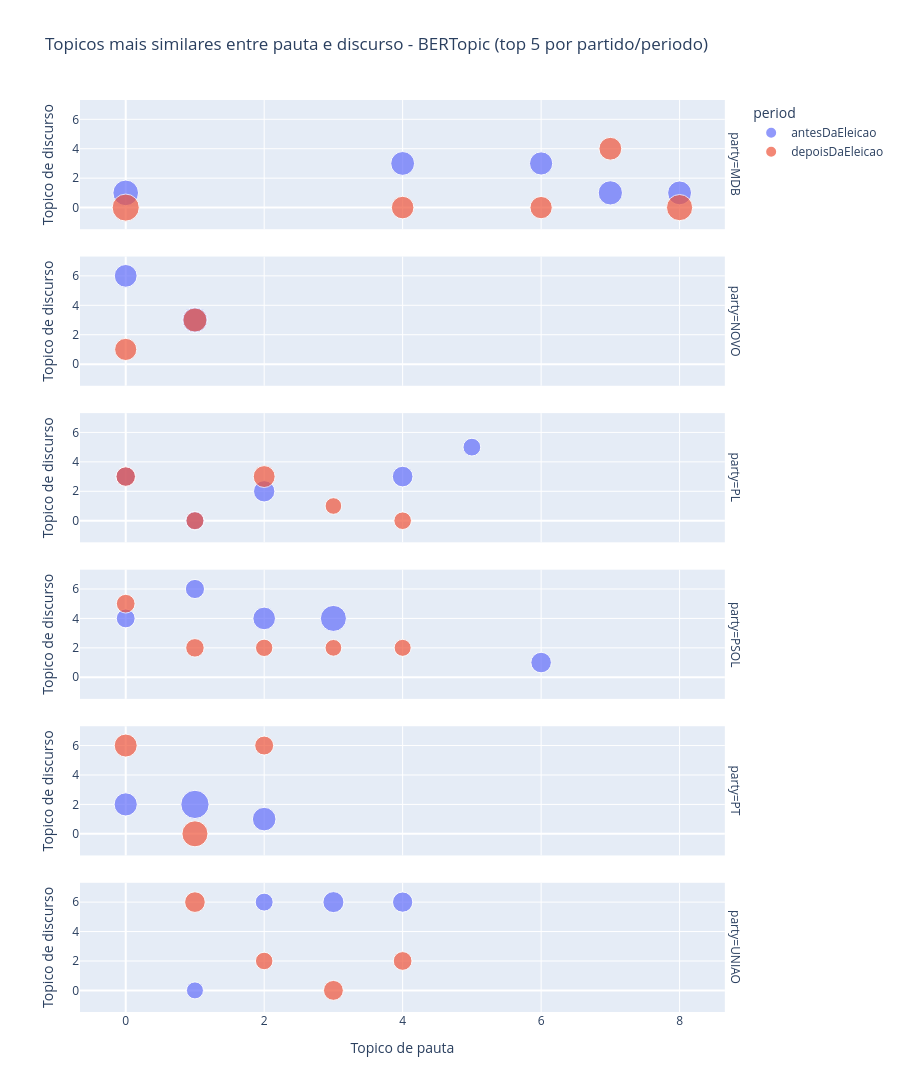

The notebook cell this image was saved under:
### Code cell
fig = px.scatter(
    top_matches,
    x="agenda_topic",
    y="discourse_topic",
    size="cosine_similarity",
    color="period",
    facet_row="party",
    title="Topicos mais similares entre pauta e discurso - BERTopic (top 5 por partido/periodo)",
    labels={"agenda_topic": "Topico de pauta", "discourse_topic": "Topico de discurso"},
    hover_data=["cosine_similarity", "agenda_terms", "discourse_terms"],
)
fig.update_layout(height=220 * len(PARTIES))
fig.show()

### Figure 1 — Plotly figure (JSON) as saved in the notebook; plotly's stock layout.template omitted (floating-point values rounded to 4 significant figures)
{"data": [{"customdata": [[0.6304, "0.656*\"caminho brasil país\" + 0.638*\"pensar brasil\" + 0.600*\"ulysses guimarães mdb\" + 0.598*\"precisar pensar brasil\" + 0.583*\"guimarães mdb\" + 0.578*\"brasil país causar\" + 0.555*\"brasil precisar pensar\" + 0.553*\"encontro\" + 0.550*\"brasil país\" + 0.546*\"brasil precisar\"", "0.014*\"mdb\" + 0.008*\"brasil\" + 0.006*\"grande\" + 0.006*\"votar\" + 0.006*\"orientar\" + 0.006*\"público\" + 0.006*\"lei\" + 0.006*\"hoje\" + 0.006*\"ano\" + 0.006*\"sr_presidente\""], [0.5632, "0.617*\"caminho brasil principal\" + 0.581*\"brasil principal ideia\" + 0.557*\"ideia propor político\" + 0.550*\"prioritário\" + 0.540*\"propor político iniciativa\" + 0.538*\"apresentar\" + 0.535*\"compartilhar\" + 0.532*\"ideia propor\" + 0.530*\"implementação\" + 0.529*\"inclusão\"", "0.014*\"mdb\" + 0.008*\"brasil\" + 0.006*\"grande\" + 0.006*\"votar\" + 0.006*\"orientar\" + 0.006*\"público\" + 0.006*\"lei\" + 0.006*\"hoje\" + 0.006*\"ano\" + 0.006*\"sr_presidente\""], [0.5459, "0.749*\"precisar pensar brasil\" + 0.739*\"pensar brasil\" + 0.731*\"brasil precisar pensar\" + 0.665*\"precisar pensar\" + 0.652*\"pensar\" + 0.595*\"pensamento\" + 0.593*\"brasil precisar\" + 0.583*\"caminho brasil país\" + 0.569*\"projeto\" + 0.561*\"brasil país\"", "0.014*\"mdb\" + 0.008*\"brasil\" + 0.006*\"grande\" + 0.006*\"votar\" + 0.006*\"orientar\" + 0.006*\"público\" + 0.006*\"lei\" + 0.006*\"hoje\" + 0.006*\"ano\" + 0.006*\"sr_presidente\""], [0.5442, "0.619*\"sustentabilidade\" + 0.584*\"sustentável\" + 0.562*\"responsabilidade\" + 0.544*\"brasil apresentar\" + 0.541*\"importante\" + 0.539*\"meio ambiente\" + 0.538*\"competitividade\" + 0.531*\"atualmente\" + 0.529*\"liderança\" + 0.526*\"governança\"", "0.008*\"recurso\" + 0.008*\"povo\" + 0.007*\"real\" + 0.007*\"todo\" + 0.007*\"brasileiro\" + 0.006*\"grande\" + 0.005*\"receber\" + 0.005*\"maranhão\" + 0.005*\"milhão\" + 0.005*\"estado\""], [0.515, "0.600*\"caminho brasil principal\" + 0.592*\"brasil principal ideia\" + 0.574*\"qualidade educação\" + 0.566*\"aprendizagem\" + 0.560*\"educação básico\" + 0.543*\"necessário\" + 0.543*\"estimular\" + 0.539*\"ensino\" + 0.533*\"formação continuar\" + 0.533*\"brasil principal\"", "0.008*\"recurso\" + 0.008*\"povo\" + 0.007*\"real\" + 0.007*\"todo\" + 0.007*\"brasileiro\" + 0.006*\"grande\" + 0.005*\"receber\" + 0.005*\"maranhão\" + 0.005*\"milhão\" + 0.005*\"estado\""]], "hovertemplate": "period=antesDaEleicao<br>party=MDB<br>Topico de pauta=%{x}<br>Topico de discurso=%{y}<br>cosine_similarity=%{customdata[0]}<br>agenda_terms=%{customdata[1]}<br>discourse_terms=%{customdata[2]}<extra></extra>", "legendgroup": "antesDaEleicao", "marker": {"color": "#636efa", "size": [0.6304, 0.5632, 0.5459, 0.5442, 0.515], "sizemode": "area", "sizeref": 0.001915, "symbol": "circle"}, "mode": "markers", "name": "antesDaEleicao", "orientation": "v", "showlegend": true, "type": "scatter", "x": [0, 7, 8, 4, 6], "xaxis": "x6", "y": [1, 1, 1, 3, 3], "yaxis": "y6"}, {"customdata": [[0.6263, "0.619*\"preciso sair indignação\" + 0.589*\"insustentável partido\" + 0.581*\"político desacreditar surgia\" + 0.571*\"insustentável partido político\" + 0.566*\"insustentável\" + 0.562*\"indignação ação diagnóstico\" + 0.560*\"novo governo\" + 0.555*\"preciso sair\" + 0.550*\"tornar estado seguro\" + 0.550*\"gir reeleger mina\"", "0.008*\"hoje\" + 0.008*\"pessoa\" + 0.007*\"parlamentar\" + 0.007*\"sessão\" + 0.007*\"novo\" + 0.005*\"todo\" + 0.005*\"dar\" + 0.005*\"político\" + 0.004*\"pec\" + 0.004*\"tanto\""], [0.4966, "0.591*\"participe diretório\" + 0.591*\"organizar evento novo\" + 0.576*\"org br participe\" + 0.568*\"participar capital eleger\" + 0.567*\"existir salvador pátria\" + 0.564*\"eleição\" + 0.562*\"organizar evento\" + 0.562*\"possibilidade candidatura\" + 0.559*\"pensamento\" + 0.555*\"organizar\"", "0.009*\"emenda\" + 0.008*\"novo\" + 0.007*\"país\" + 0.007*\"brasil\" + 0.007*\"saúde\" + 0.006*\"sr_presidente\" + 0.006*\"projeto\" + 0.005*\"todo\" + 0.005*\"parlamentar\" + 0.005*\"matéria\""]], "hovertemplate": "period=antesDaEleicao<br>party=NOVO<br>Topico de pauta=%{x}<br>Topico de discurso=%{y}<br>cosine_similarity=%{customdata[0]}<br>agenda_terms=%{customdata[1]}<br>discourse_terms=%{customdata[2]}<extra></extra>", "legendgroup": "antesDaEleicao", "marker": {"color": "#636efa", "size": [0.6263, 0.4966], "sizemode": "area", "sizeref": 0.001915, "symbol": "circle"}, "mode": "markers", "name": "antesDaEleicao", "orientation": "v", "showlegend": false, "type": "scatter", "x": [1, 0], "xaxis": "x5", "y": [3, 6], "yaxis": "y5"}, {"customdata": [[0.4361, "0.673*\"partido liberal entender\" + 0.673*\"liberal entender\" + 0.610*\"partido liberal\" + 0.602*\"liberal\" + 0.588*\"democracia liberdade\" + 0.570*\"entender\" + 0.567*\"partido liberal pl\" + 0.560*\"compreender\" + 0.552*\"cidadão brasileiro\" + 0.551*\"empreendedorismo\"", "0.011*\"governo\" + 0.011*\"todo\" + 0.011*\"brasil\" + 0.010*\"brasileiro\" + 0.010*\"povo\" + 0.010*\"país\" + 0.008*\"votar\" + 0.007*\"dar\" + 0.006*\"pl\" + 0.006*\"sim\""], [0.4077, "0.697*\"família\" + 0.642*\"aviso\" + 0.640*\"social\"", "0.006*\"todo\" + 0.006*\"grande\" + 0.005*\"mulher\" + 0.005*\"pl\" + 0.004*\"outro\" + 0.004*\"público\" + 0.004*\"sr_presidente\" + 0.004*\"sociedade\" + 0.004*\"família\" + 0.004*\"país\""], [0.3613, "0.589*\"defendir\" + 0.577*\"liberal\" + 0.562*\"bem comum\" + 0.562*\"partido liberal\" + 0.554*\"partido liberal pl\" + 0.550*\"liberal pl\" + 0.545*\"considerar\" + 0.543*\"poder\" + 0.529*\"expressão\" + 0.528*\"propriedade\"", "0.006*\"todo\" + 0.006*\"grande\" + 0.005*\"mulher\" + 0.005*\"pl\" + 0.004*\"outro\" + 0.004*\"público\" + 0.004*\"sr_presidente\" + 0.004*\"sociedade\" + 0.004*\"família\" + 0.004*\"país\""], [0.3322, "0.710*\"www sebrae br\" + 0.686*\"https www sebrae\" + 0.667*\"www sebrae\" + 0.607*\"endereço\" + 0.604*\"sebrae br\" + 0.600*\"sebrae br portalcf\" + 0.582*\"abertura\" + 0.577*\"site\" + 0.563*\"edital disponível\" + 0.560*\"disponível exclusivamente site\"", "0.009*\"todo\" + 0.007*\"pl\" + 0.007*\"sr_presidente\" + 0.005*\"ano\" + 0.005*\"pessoa\" + 0.005*\"país\" + 0.005*\"brasil\" + 0.004*\"mulher\" + 0.004*\"sobre\" + 0.004*\"pt\""], [0.3022, "0.679*\"avançar agenda empregabilidade\" + 0.676*\"edital disponível\" + 0.664*\"agenda empregabilidade jovem\" + 0.663*\"encontrar disponível\" + 0.655*\"agenda empregabilidade\" + 0.654*\"disponível\" + 0.640*\"saúde educação\" + 0.632*\"dar acesso\" + 0.630*\"educacional\" + 0.626*\"disponível exclusivamente site\"", "0.007*\"brasil\" + 0.007*\"pessoa\" + 0.006*\"ano\" + 0.005*\"saúde\" + 0.005*\"todo\" + 0.005*\"projeto\" + 0.004*\"pl\" + 0.004*\"primeiro\" + 0.004*\"voto\" + 0.004*\"brasileiro\""]], "hovertemplate": "period=antesDaEleicao<br>party=PL<br>Topico de pauta=%{x}<br>Topico de discurso=%{y}<br>cosine_similarity=%{customdata[0]}<br>agenda_terms=%{customdata[1]}<br>discourse_terms=%{customdata[2]}<extra></extra>", "legendgroup": "antesDaEleicao", "marker": {"color": "#636efa", "size": [0.4361, 0.4077, 0.3613, 0.3322, 0.3022], "sizemode": "area", "sizeref": 0.001915, "symbol": "circle"}, "mode": "markers", "name": "antesDaEleicao", "orientation": "v", "showlegend": false, "type": "scatter", "x": [2, 4, 0, 1, 5], "xaxis": "x4", "y": [2, 3, 3, 0, 5], "yaxis": "y4"}, {"customdata": [[0.6492, "0.574*\"reivindicar\" + 0.569*\"movimento social\" + 0.546*\"povo indígena\" + 0.546*\"racismo\" + 0.540*\"social\" + 0.537*\"trabalhadora\" + 0.532*\"precarização\" + 0.530*\"oprimir\" + 0.522*\"igualdade\" + 0.511*\"luta\"", "0.015*\"povo\" + 0.013*\"direito\" + 0.008*\"político\" + 0.008*\"social\" + 0.007*\"governo\" + 0.006*\"psol\" + 0.005*\"indígena\" + 0.005*\"servidor\" + 0.005*\"vida\" + 0.005*\"hoje\""], [0.4898, "0.617*\"compreender\" + 0.604*\"oprimir\" + 0.602*\"disputar\" + 0.598*\"luta social\" + 0.595*\"defesa\" + 0.594*\"movimento social\" + 0.591*\"necessário\"", "0.015*\"povo\" + 0.013*\"direito\" + 0.008*\"político\" + 0.008*\"social\" + 0.007*\"governo\" + 0.006*\"psol\" + 0.005*\"indígena\" + 0.005*\"servidor\" + 0.005*\"vida\" + 0.005*\"hoje\""], [0.4045, "0.580*\"desigualdade\" + 0.574*\"capitalismo\" + 0.562*\"capitalista\" + 0.558*\"construir\" + 0.557*\"periferia\" + 0.555*\"racismo\" + 0.554*\"transição ecológico\" + 0.552*\"alternativo\" + 0.549*\"poder\" + 0.548*\"social\"", "0.009*\"cultura\" + 0.008*\"país\" + 0.008*\"psol\" + 0.008*\"governo\" + 0.007*\"bolsonaro\" + 0.006*\"povo\" + 0.005*\"medida\" + 0.005*\"brasil\" + 0.005*\"trabalhador\" + 0.005*\"todo\""], [0.3514, "0.644*\"extremo direita\" + 0.613*\"reivindicar\" + 0.599*\"extremo\" + 0.587*\"disputar\" + 0.585*\"direita\" + 0.583*\"exigir\" + 0.580*\"avançar\" + 0.579*\"esquerdo\" + 0.578*\"necessário\" + 0.575*\"mobilização\"", "0.019*\"psol\" + 0.013*\"orientar\" + 0.010*\"direito\" + 0.009*\"trabalhador\" + 0.008*\"benefício\" + 0.007*\"orador\" + 0.007*\"revisão\" + 0.007*\"pessoa\" + 0.007*\"destaque\" + 0.007*\"ordem\""], [0.3407, "0.565*\"capitalismo\" + 0.553*\"século 21\" + 0.544*\"socialismo\" + 0.531*\"mobilização\" + 0.525*\"neoliberal\" + 0.521*\"democracia\" + 0.520*\"social\" + 0.515*\"transformação\" + 0.514*\"luta social\" + 0.512*\"extremo direita\"", "0.015*\"povo\" + 0.013*\"direito\" + 0.008*\"político\" + 0.008*\"social\" + 0.007*\"governo\" + 0.006*\"psol\" + 0.005*\"indígena\" + 0.005*\"servidor\" + 0.005*\"vida\" + 0.005*\"hoje\""]], "hovertemplate": "period=antesDaEleicao<br>party=PSOL<br>Topico de pauta=%{x}<br>Topico de discurso=%{y}<br>cosine_similarity=%{customdata[0]}<br>agenda_terms=%{customdata[1]}<br>discourse_terms=%{customdata[2]}<extra></extra>", "legendgroup": "antesDaEleicao", "marker": {"color": "#636efa", "size": [0.6492, 0.4898, 0.4045, 0.3514, 0.3407], "sizemode": "area", "sizeref": 0.001915, "symbol": "circle"}, "mode": "markers", "name": "antesDaEleicao", "orientation": "v", "showlegend": false, "type": "scatter", "x": [3, 2, 6, 1, 0], "xaxis": "x3", "y": [4, 4, 1, 6, 4], "yaxis": "y3"}, {"customdata": [[0.7659, "0.594*\"construir organização\" + 0.577*\"politicamente\" + 0.571*\"trabalhador\" + 0.570*\"entender\" + 0.569*\"expressão político\" + 0.567*\"partido trabalhador\" + 0.547*\"trabalhador brasileiro\" + 0.545*\"reivindicação\" + 0.536*\"organizar\" + 0.516*\"trabalho\"", "0.020*\"direito\" + 0.018*\"trabalhador\" + 0.012*\"pt\" + 0.009*\"votar\" + 0.008*\"todo\" + 0.008*\"trabalho\" + 0.007*\"povo\" + 0.006*\"revisão\" + 0.006*\"orador\" + 0.006*\"brasil\""], [0.5326, "0.628*\"reivindicação\" + 0.624*\"expressão político\" + 0.618*\"recusar\" + 0.611*\"significar\" + 0.601*\"aceitar\" + 0.597*\"limitação\" + 0.590*\"reformar\" + 0.584*\"manifestar\" + 0.584*\"revelar\" + 0.583*\"contraditório\"", "0.008*\"político\" + 0.008*\"todo\" + 0.007*\"dia\" + 0.005*\"violência\" + 0.005*\"eleição\" + 0.005*\"público\" + 0.005*\"ódio\" + 0.004*\"projeto\" + 0.004*\"país\" + 0.004*\"pessoa\""], [0.5143, "0.578*\"aceitar\" + 0.560*\"democracia\" + 0.544*\"classe dominante\" + 0.543*\"participação\" + 0.532*\"poder\" + 0.525*\"trabalhador\" + 0.521*\"dominante\" + 0.518*\"aprofundar\" + 0.518*\"liderança\" + 0.501*\"autoritário\"", "0.020*\"direito\" + 0.018*\"trabalhador\" + 0.012*\"pt\" + 0.009*\"votar\" + 0.008*\"todo\" + 0.008*\"trabalho\" + 0.007*\"povo\" + 0.006*\"revisão\" + 0.006*\"orador\" + 0.006*\"brasil\""]], "hovertemplate": "period=antesDaEleicao<br>party=PT<br>Topico de pauta=%{x}<br>Topico de discurso=%{y}<br>cosine_similarity=%{customdata[0]}<br>agenda_terms=%{customdata[1]}<br>discourse_terms=%{customdata[2]}<extra></extra>", "legendgroup": "antesDaEleicao", "marker": {"color": "#636efa", "size": [0.7659, 0.5326, 0.5143], "sizemode": "area", "sizeref": 0.001915, "symbol": "circle"}, "mode": "markers", "name": "antesDaEleicao", "orientation": "v", "showlegend": false, "type": "scatter", "x": [1, 2, 0], "xaxis": "x2", "y": [2, 1, 2], "yaxis": "y2"}, {"customdata": [[0.423, "0.686*\"escolher\" + 0.632*\"buscar\"", "0.008*\"d_alfredo\" + 0.007*\"vez\" + 0.006*\"contra\" + 0.006*\"todo\" + 0.005*\"vida\" + 0.005*\"coisa\" + 0.005*\"hoje\" + 0.004*\"deus\" + 0.004*\"povo\" + 0.004*\"grande\""], [0.3935, "0.666*\"prosperidade\"", "0.008*\"d_alfredo\" + 0.007*\"vez\" + 0.006*\"contra\" + 0.006*\"todo\" + 0.005*\"vida\" + 0.005*\"coisa\" + 0.005*\"hoje\" + 0.004*\"deus\" + 0.004*\"povo\" + 0.004*\"grande\""], [0.3083, "0.733*\"fortalecimento\"", "0.008*\"d_alfredo\" + 0.007*\"vez\" + 0.006*\"contra\" + 0.006*\"todo\" + 0.005*\"vida\" + 0.005*\"coisa\" + 0.005*\"hoje\" + 0.004*\"deus\" + 0.004*\"povo\" + 0.004*\"grande\""], [0.277, "0.601*\"necessário\" + 0.592*\"prioridade\"", "0.010*\"todo\" + 0.006*\"brasileiro\" + 0.005*\"sr_presidente\" + 0.005*\"pec\" + 0.005*\"art\" + 0.005*\"ordem\" + 0.005*\"união\" + 0.004*\"questão\" + 0.004*\"prazo\" + 0.004*\"brasil\""]], "hovertemplate": "period=antesDaEleicao<br>party=UNIAO<br>Topico de pauta=%{x}<br>Topico de discurso=%{y}<br>cosine_similarity=%{customdata[0]}<br>agenda_terms=%{customdata[1]}<br>discourse_terms=%{customdata[2]}<extra></extra>", "legendgroup": "antesDaEleicao", "marker": {"color": "#636efa", "size": [0.423, 0.3935, 0.3083, 0.277], "sizemode": "area", "sizeref": 0.001915, "symbol": "circle"}, "mode": "markers", "name": "antesDaEleicao", "orientation": "v", "showlegend": false, "type": "scatter", "x": [3, 4, 2, 1], "xaxis": "x", "y": [6, 6, 6, 0], "yaxis": "y"}, {"customdata": [[0.7028, "0.656*\"caminho brasil país\" + 0.638*\"pensar brasil\" + 0.600*\"ulysses guimarães mdb\" + 0.598*\"precisar pensar brasil\" + 0.583*\"guimarães mdb\" + 0.578*\"brasil país causar\" + 0.555*\"brasil precisar pensar\" + 0.553*\"encontro\" + 0.550*\"brasil país\" + 0.546*\"brasil precisar\"", "0.011*\"pec\" + 0.009*\"lula\" + 0.007*\"brasileiro\" + 0.006*\"ano\" + 0.006*\"sim\" + 0.006*\"povo\" + 0.005*\"real\" + 0.005*\"contra\" + 0.005*\"todo\" + 0.005*\"portanto\""], [0.6565, "0.749*\"precisar pensar brasil\" + 0.739*\"pensar brasil\" + 0.731*\"brasil precisar pensar\" + 0.665*\"precisar pensar\" + 0.652*\"pensar\" + 0.595*\"pensamento\" + 0.593*\"brasil precisar\" + 0.583*\"caminho brasil país\" + 0.569*\"projeto\" + 0.561*\"brasil país\"", "0.011*\"pec\" + 0.009*\"lula\" + 0.007*\"brasileiro\" + 0.006*\"ano\" + 0.006*\"sim\" + 0.006*\"povo\" + 0.005*\"real\" + 0.005*\"contra\" + 0.005*\"todo\" + 0.005*\"portanto\""], [0.4978, "0.617*\"caminho brasil principal\" + 0.581*\"brasil principal ideia\" + 0.557*\"ideia propor político\" + 0.550*\"prioritário\" + 0.540*\"propor político iniciativa\" + 0.538*\"apresentar\" + 0.535*\"compartilhar\" + 0.532*\"ideia propor\" + 0.530*\"implementação\" + 0.529*\"inclusão\"", "0.009*\"real\" + 0.008*\"povo\" + 0.008*\"votar\" + 0.007*\"todo\" + 0.007*\"brasileiro\" + 0.007*\"mdb\" + 0.007*\"ano\" + 0.006*\"urna\" + 0.006*\"orientar\" + 0.006*\"sim\""], [0.4868, "0.619*\"sustentabilidade\" + 0.584*\"sustentável\" + 0.562*\"responsabilidade\" + 0.544*\"brasil apresentar\" + 0.541*\"importante\" + 0.539*\"meio ambiente\" + 0.538*\"competitividade\" + 0.531*\"atualmente\" + 0.529*\"liderança\" + 0.526*\"governança\"", "0.011*\"pec\" + 0.009*\"lula\" + 0.007*\"brasileiro\" + 0.006*\"ano\" + 0.006*\"sim\" + 0.006*\"povo\" + 0.005*\"real\" + 0.005*\"contra\" + 0.005*\"todo\" + 0.005*\"portanto\""], [0.4762, "0.600*\"caminho brasil principal\" + 0.592*\"brasil principal ideia\" + 0.574*\"qualidade educação\" + 0.566*\"aprendizagem\" + 0.560*\"educação básico\" + 0.543*\"necessário\" + 0.543*\"estimular\" + 0.539*\"ensino\" + 0.533*\"formação continuar\" + 0.533*\"brasil principal\"", "0.011*\"pec\" + 0.009*\"lula\" + 0.007*\"brasileiro\" + 0.006*\"ano\" + 0.006*\"sim\" + 0.006*\"povo\" + 0.005*\"real\" + 0.005*\"contra\" + 0.005*\"todo\" + 0.005*\"portanto\""]], "hovertemplate": "period=depoisDaEleicao<br>party=MDB<br>Topico de pauta=%{x}<br>Topico de discurso=%{y}<br>cosine_similarity=%{customdata[0]}<br>agenda_terms=%{customdata[1]}<br>discourse_terms=%{customdata[2]}<extra></extra>", "legendgroup": "depoisDaEleicao", "marker": {"color": "#EF553B", "size": [0.7028, 0.6565, 0.4978, 0.4868, 0.4762], "sizemode": "area", "sizeref": 0.001915, "symbol": "circle"}, "mode": "markers", "name": "depoisDaEleicao", "orientation": "v", "showlegend": true, "type": "scatter", "x": [0, 8, 7, 4, 6], "xaxis": "x6", "y": [0, 0, 4, 0, 0], "yaxis": "y6"}, {"customdata": [[0.5545, "0.619*\"preciso sair indignação\" + 0.589*\"insustentável partido\" + 0.581*\"político desacreditar surgia\" + 0.571*\"insustentável partido político\" + 0.566*\"insustentável\" + 0.562*\"indignação ação diagnóstico\" + 0.560*\"novo governo\" + 0.555*\"preciso sair\" + 0.550*\"tornar estado seguro\" + 0.550*\"gir reeleger mina\"", "0.014*\"pec\" + 0.008*\"novo\" + 0.006*\"contra\" + 0.006*\"ano\" + 0.005*\"votar\" + 0.005*\"lula\" + 0.005*\"todo\" + 0.005*\"saber\" + 0.005*\"momento\" + 0.005*\"dar\""], [0.4702, "0.591*\"participe diretório\" + 0.591*\"organizar evento novo\" + 0.576*\"org br participe\" + 0.568*\"participar capital eleger\" + 0.567*\"existir salvador pátria\" + 0.564*\"eleição\" + 0.562*\"organizar evento\" + 0.562*\"possibilidade candidatura\" + 0.559*\"pensamento\" + 0.555*\"organizar\"", "0.007*\"pec\" + 0.007*\"todo\" + 0.006*\"instituição\" + 0.006*\"eleição\" + 0.006*\"brasil\" + 0.006*\"então\" + 0.005*\"parlamentar\" + 0.005*\"outro\" + 0.005*\"proposição\" + 0.005*\"cpi\""]], "hovertemplate": "period=depoisDaEleicao<br>party=NOVO<br>Topico de pauta=%{x}<br>Topico de discurso=%{y}<br>cosine_similarity=%{customdata[0]}<br>agenda_terms=%{customdata[1]}<br>discourse_terms=%{customdata[2]}<extra></extra>", "legendgroup": "depoisDaEleicao", "marker": {"color": "#EF553B", "size": [0.5545, 0.4702], "sizemode": "area", "sizeref": 0.001915, "symbol": "circle"}, "mode": "markers", "name": "depoisDaEleicao", "orientation": "v", "showlegend": false, "type": "scatter", "x": [1, 0], "xaxis": "x5", "y": [3, 1], "yaxis": "y5"}, {"customdata": [[0.4588, "0.673*\"partido liberal entender\" + 0.673*\"liberal entender\" + 0.610*\"partido liberal\" + 0.602*\"liberal\" + 0.588*\"democracia liberdade\" + 0.570*\"entender\" + 0.567*\"partido liberal pl\" + 0.560*\"compreender\" + 0.552*\"cidadão brasileiro\" + 0.551*\"empreendedorismo\"", "0.007*\"dever\" + 0.007*\"brasil\" + 0.006*\"defender\" + 0.006*\"direito\" + 0.006*\"constituição\" + 0.005*\"voto\" + 0.005*\"pessoa\" + 0.005*\"respeitar\" + 0.005*\"todo\" + 0.005*\"outro\""], [0.3651, "0.589*\"defendir\" + 0.577*\"liberal\" + 0.562*\"bem comum\" + 0.562*\"partido liberal\" + 0.554*\"partido liberal pl\" + 0.550*\"liberal pl\" + 0.545*\"considerar\" + 0.543*\"poder\" + 0.529*\"expressão\" + 0.528*\"propriedade\"", "0.007*\"dever\" + 0.007*\"brasil\" + 0.006*\"defender\" + 0.006*\"direito\" + 0.006*\"constituição\" + 0.005*\"voto\" + 0.005*\"pessoa\" + 0.005*\"respeitar\" + 0.005*\"todo\" + 0.005*\"outro\""], [0.3097, "0.710*\"www sebrae br\" + 0.686*\"https www sebrae\" + 0.667*\"www sebrae\" + 0.607*\"endereço\" + 0.604*\"sebrae br\" + 0.600*\"sebrae br portalcf\" + 0.582*\"abertura\" + 0.577*\"site\" + 0.563*\"edital disponível\" + 0.560*\"disponível exclusivamente site\"", "0.010*\"todo\" + 0.010*\"brasil\" + 0.008*\"parlamentar\" + 0.008*\"sr_presidente\" + 0.007*\"povo\" + 0.006*\"país\" + 0.006*\"casa\" + 0.005*\"brasileiro\" + 0.005*\"ver\" + 0.005*\"pessoa\""], [0.2973, "0.697*\"família\" + 0.642*\"aviso\" + 0.640*\"social\"", "0.010*\"todo\" + 0.010*\"brasil\" + 0.008*\"parlamentar\" + 0.008*\"sr_presidente\" + 0.007*\"povo\" + 0.006*\"país\" + 0.006*\"casa\" + 0.005*\"brasileiro\" + 0.005*\"ver\" + 0.005*\"pessoa\""], [0.2653, "0.644*\"avançar agenda empregabilidade\" + 0.610*\"incentivar\" + 0.610*\"agenda empregabilidade\" + 0.603*\"tornar público\" + 0.599*\"avançar agenda\" + 0.596*\"agenda empregabilidade jovem\" + 0.589*\"fortalecer\" + 0.585*\"indispensável avançar agenda\" + 0.581*\"avançar\" + 0.580*\"proposta\"", "0.012*\"todo\" + 0.011*\"projeto\" + 0.005*\"brasil\" + 0.005*\"sr_presidente\" + 0.005*\"lei\" + 0.005*\"policial\" + 0.005*\"hoje\" + 0.004*\"votar\" + 0.004*\"então\" + 0.004*\"ano\""]], "hovertemplate": "period=depoisDaEleicao<br>party=PL<br>Topico de pauta=%{x}<br>Topico de discurso=%{y}<br>cosine_similarity=%{customdata[0]}<br>agenda_terms=%{customdata[1]}<br>discourse_terms=%{customdata[2]}<extra></extra>", "legendgroup": "depoisDaEleicao", "marker": {"color": "#EF553B", "size": [0.4588, 0.3651, 0.3097, 0.2973, 0.2653], "sizemode": "area", "sizeref": 0.001915, "symbol": "circle"}, "mode": "markers", "name": "depoisDaEleicao", "orientation": "v", "showlegend": false, "type": "scatter", "x": [2, 0, 1, 4, 3], "xaxis": "x4", "y": [3, 3, 0, 0, 1], "yaxis": "y4"}, {"customdata": [[0.336, "0.565*\"capitalismo\" + 0.553*\"século 21\" + 0.544*\"socialismo\" + 0.531*\"mobilização\" + 0.525*\"neoliberal\" + 0.521*\"democracia\" + 0.520*\"social\" + 0.515*\"transformação\" + 0.514*\"luta social\" + 0.512*\"extremo direita\"", "0.011*\"salário\" + 0.008*\"ano\" + 0.008*\"contra\" + 0.008*\"psol\" + 0.007*\"votar\" + 0.007*\"projeto\" + 0.007*\"povo\" + 0.006*\"sim\" + 0.006*\"pequeno\" + 0.006*\"todo\""], [0.3279, "0.644*\"extremo direita\" + 0.613*\"reivindicar\" + 0.599*\"extremo\" + 0.587*\"disputar\" + 0.585*\"direita\" + 0.583*\"exigir\" + 0.580*\"avançar\" + 0.579*\"esquerdo\" + 0.578*\"necessário\" + 0.575*\"mobilização\"", "0.009*\"nuclear\" + 0.009*\"psol\" + 0.008*\"brasileiro\" + 0.007*\"todo\" + 0.006*\"sobre\" + 0.006*\"energia\" + 0.005*\"bolsonaro\" + 0.005*\"direito\" + 0.005*\"minério\" + 0.005*\"votar\""], [0.2884, "0.617*\"compreender\" + 0.604*\"oprimir\" + 0.602*\"disputar\" + 0.598*\"luta social\" + 0.595*\"defesa\" + 0.594*\"movimento social\" + 0.591*\"necessário\"", "0.009*\"nuclear\" + 0.009*\"psol\" + 0.008*\"brasileiro\" + 0.007*\"todo\" + 0.006*\"sobre\" + 0.006*\"energia\" + 0.005*\"bolsonaro\" + 0.005*\"direito\" + 0.005*\"minério\" + 0.005*\"votar\""], [0.278, "0.620*\"compreender\" + 0.619*\"transição ecológico\" + 0.594*\"crise climático\" + 0.564*\"ecológico\" + 0.555*\"transformar\" + 0.552*\"natureza\" + 0.548*\"necessário\" + 0.547*\"mudança\" + 0.547*\"climático\" + 0.538*\"capitalismo\"", "0.009*\"nuclear\" + 0.009*\"psol\" + 0.008*\"brasileiro\" + 0.007*\"todo\" + 0.006*\"sobre\" + 0.006*\"energia\" + 0.005*\"bolsonaro\" + 0.005*\"direito\" + 0.005*\"minério\" + 0.005*\"votar\""], [0.2683, "0.574*\"reivindicar\" + 0.569*\"movimento social\" + 0.546*\"povo indígena\" + 0.546*\"racismo\" + 0.540*\"social\" + 0.537*\"trabalhadora\" + 0.532*\"precarização\" + 0.530*\"oprimir\" + 0.522*\"igualdade\" + 0.511*\"luta\"", "0.009*\"nuclear\" + 0.009*\"psol\" + 0.008*\"brasileiro\" + 0.007*\"todo\" + 0.006*\"sobre\" + 0.006*\"energia\" + 0.005*\"bolsonaro\" + 0.005*\"direito\" + 0.005*\"minério\" + 0.005*\"votar\""]], "hovertemplate": "period=depoisDaEleicao<br>party=PSOL<br>Topico de pauta=%{x}<br>Topico de discurso=%{y}<br>cosine_similarity=%{customdata[0]}<br>agenda_terms=%{customdata[1]}<br>discourse_terms=%{customdata[2]}<extra></extra>", "legendgroup": "depoisDaEleicao", "marker": {"color": "#EF553B", "size": [0.336, 0.3279, 0.2884, 0.278, 0.2683], "sizemode": "area", "sizeref": 0.001915, "symbol": "circle"}, "mode": "markers", "name": "depoisDaEleicao", "orientation": "v", "showlegend": false, "type": "scatter", "x": [0, 1, 2, 4, 3], "xaxis": "x3", "y": [5, 2, 2, 2, 2], "yaxis": "y3"}, {"customdata": [[0.649, "0.594*\"construir organização\" + 0.577*\"politicamente\" + 0.571*\"trabalhador\" + 0.570*\"entender\" + 0.569*\"expressão político\" + 0.567*\"partido trabalhador\" + 0.547*\"trabalhador brasileiro\" + 0.545*\"reivindicação\" + 0.536*\"organizar\" + 0.516*\"trabalho\"", "0.010*\"brasil\" + 0.009*\"povo\" + 0.009*\"todo\" + 0.009*\"brasileiro\" + 0.008*\"sr_presidente\" + 0.008*\"país\" + 0.008*\"grande\" + 0.007*\"governo\" + 0.006*\"político\" + 0.006*\"dia\""], [0.5058, "0.578*\"aceitar\" + 0.560*\"democracia\" + 0.544*\"classe dominante\" + 0.543*\"participação\" + 0.532*\"poder\" + 0.525*\"trabalhador\" + 0.521*\"dominante\" + 0.518*\"aprofundar\" + 0.518*\"liderança\" + 0.501*\"autoritário\"", "0.016*\"povo\" + 0.016*\"brasileiro\" + 0.016*\"país\" + 0.011*\"brasil\" + 0.010*\"democracia\" + 0.009*\"eleição\" + 0.009*\"todo\" + 0.008*\"lula\" + 0.007*\"governo\" + 0.006*\"pessoa\""], [0.3437, "0.628*\"reivindicação\" + 0.624*\"expressão político\" + 0.618*\"recusar\" + 0.611*\"significar\" + 0.601*\"aceitar\" + 0.597*\"limitação\" + 0.590*\"reformar\" + 0.584*\"manifestar\" + 0.584*\"revelar\" + 0.583*\"contraditório\"", "0.016*\"povo\" + 0.016*\"brasileiro\" + 0.016*\"país\" + 0.011*\"brasil\" + 0.010*\"democracia\" + 0.009*\"eleição\" + 0.009*\"todo\" + 0.008*\"lula\" + 0.007*\"governo\" + 0.006*\"pessoa\""]], "hovertemplate": "period=depoisDaEleicao<br>party=PT<br>Topico de pauta=%{x}<br>Topico de discurso=%{y}<br>cosine_similarity=%{customdata[0]}<br>agenda_terms=%{customdata[1]}<br>discourse_terms=%{customdata[2]}<extra></extra>", "legendgroup": "depoisDaEleicao", "marker": {"color": "#EF553B", "size": [0.649, 0.5058, 0.3437], "sizemode": "area", "sizeref": 0.001915, "symbol": "circle"}, "mode": "markers", "name": "depoisDaEleicao", "orientation": "v", "showlegend": false, "type": "scatter", "x": [1, 0, 2], "xaxis": "x2", "y": [0, 6, 6], "yaxis": "y2"}, {"customdata": [[0.4081, "0.601*\"necessário\" + 0.592*\"prioridade\"", "0.010*\"sr_presidente\" + 0.009*\"energia\" + 0.007*\"país\" + 0.007*\"grande\" + 0.006*\"decisão\" + 0.006*\"todo\" + 0.005*\"dever\" + 0.004*\"brasília\" + 0.004*\"parlamento\" + 0.004*\"principalmente\""], [0.3787, "0.686*\"escolher\" + 0.632*\"buscar\"", "0.008*\"todo\" + 0.008*\"povo\" + 0.007*\"deus\" + 0.006*\"brasileiro\" + 0.006*\"ano\" + 0.005*\"sr_presidente\" + 0.005*\"eleger\" + 0.004*\"nome\" + 0.004*\"dever\" + 0.004*\"casa\""], [0.3364, "0.666*\"prosperidade\"", "0.016*\"energia\" + 0.008*\"brasil\" + 0.008*\"todo\" + 0.007*\"hoje\" + 0.006*\"brasileiro\" + 0.006*\"oportunidade\" + 0.006*\"nordeste\" + 0.006*\"geração\" + 0.006*\"país\" + 0.005*\"sr_presidente\""], [0.293, "0.733*\"fortalecimento\"", "0.016*\"energia\" + 0.008*\"brasil\" + 0.008*\"todo\" + 0.007*\"hoje\" + 0.006*\"brasileiro\" + 0.006*\"oportunidade\" + 0.006*\"nordeste\" + 0.006*\"geração\" + 0.006*\"país\" + 0.005*\"sr_presidente\""]], "hovertemplate": "period=depoisDaEleicao<br>party=UNIAO<br>Topico de pauta=%{x}<br>Topico de discurso=%{y}<br>cosine_similarity=%{customdata[0]}<br>agenda_terms=%{customdata[1]}<br>discourse_terms=%{customdata[2]}<extra></extra>", "legendgroup": "depoisDaEleicao", "marker": {"color": "#EF553B", "size": [0.4081, 0.3787, 0.3364, 0.293], "sizemode": "area", "sizeref": 0.001915, "symbol": "circle"}, "mode": "markers", "name": "depoisDaEleicao", "orientation": "v", "showlegend": false, "type": "scatter", "x": [1, 3, 4, 2], "xaxis": "x", "y": [6, 0, 2, 2], "yaxis": "y"}], "layout": {"annotations": [{"font": {}, "showarrow": false, "text": "party=UNIAO", "textangle": 90, "x": 0.98, "xanchor": "left", "xref": "paper", "y": 0.07083, "yanchor": "middle", "yref": "paper"}, {"font": {}, "showarrow": false, "text": "party=PT", "textangle": 90, "x": 0.98, "xanchor": "left", "xref": "paper", "y": 0.2425, "yanchor": "middle", "yref": "paper"}, {"font": {}, "showarrow": false, "text": "party=PSOL", "textangle": 90, "x": 0.98, "xanchor": "left", "xref": "paper", "y": 0.4142, "yanchor": "middle", "yref": "paper"}, {"font": {}, "showarrow": false, "text": "party=PL", "textangle": 90, "x": 0.98, "xanchor": "left", "xref": "paper", "y": 0.5858, "yanchor": "middle", "yref": "paper"}, {"font": {}, "showarrow": false, "text": "party=NOVO", "textangle": 90, "x": 0.98, "xanchor": "left", "xref": "paper", "y": 0.7575, "yanchor": "middle", "yref": "paper"}, {"font": {}, "showarrow": false, "text": "party=MDB", "textangle": 90, "x": 0.98, "xanchor": "left", "xref": "paper", "y": 0.9292, "yanchor": "middle", "yref": "paper"}], "height": 1320, "legend": {"itemsizing": "constant", "title": {"text": "period"}, "tracegroupgap": 0}, "title": {"text": "Topicos mais similares entre pauta e discurso - BERTopic (top 5 por partido/periodo)"}, "xaxis": {"anchor": "y", "domain": [0, 0.98], "title": {"text": "Topico de pauta"}}, "xaxis2": {"anchor": "y2", "domain": [0, 0.98], "matches": "x", "showticklabels": false}, "xaxis3": {"anchor": "y3", "domain": [0, 0.98], "matches": "x", "showticklabels": false}, "xaxis4": {"anchor": "y4", "domain": [0, 0.98], "matches": "x", "showticklabels": false}, "xaxis5": {"anchor": "y5", "domain": [0, 0.98], "matches": "x", "showticklabels": false}, "xaxis6": {"anchor": "y6", "domain": [0, 0.98], "matches": "x", "showticklabels": false}, "yaxis": {"anchor": "x", "domain": [0, 0.1417], "title": {"text": "Topico de discurso"}}, "yaxis2": {"anchor": "x2", "domain": [0.1717, 0.3133], "matches": "y", "title": {"text": "Topico de discurso"}}, "yaxis3": {"anchor": "x3", "domain": [0.3433, 0.485], "matches": "y", "title": {"text": "Topico de discurso"}}, "yaxis4": {"anchor": "x4", "domain": [0.515, 0.6567], "matches": "y", "title": {"text": "Topico de discurso"}}, "yaxis5": {"anchor": "x5", "domain": [0.6867, 0.8283], "matches": "y", "title": {"text": "Topico de discurso"}}, "yaxis6": {"anchor": "x6", "domain": [0.8583, 1], "matches": "y", "title": {"text": "Topico de discurso"}}}}
